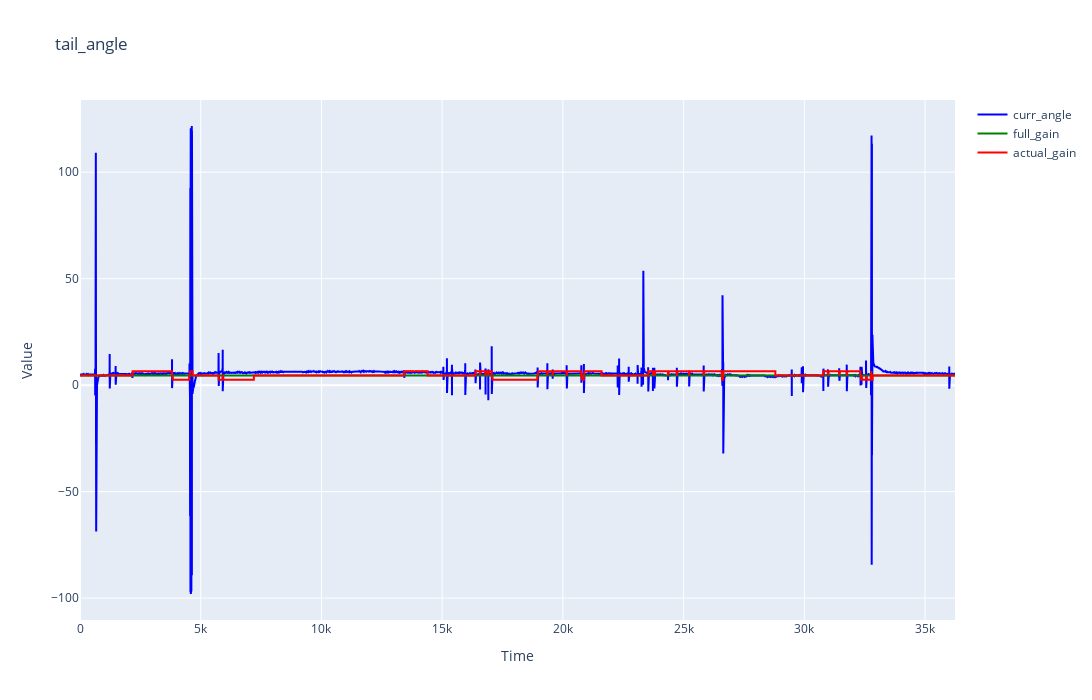

The cell this chart's notebook holds for it:
### Code cell
# print(subtrial_list_index0[0][0].subtrial_matrix['stimulus_data'][:, 10])
import numpy as np
import plotly.graph_objects as go


x = np.linspace(0, 36241, 36242)
y1 = subtrial_list_index0[0][0].subtrial_matrix['stimulus_data'][:, 10]
y2 = 50 * subtrial_list_index0[0][0].subtrial_matrix['stimulus_data'][:, 3] + 2
y3 = 50 * 0.05 * np.ones(36242, dtype=float) + 2

segments_curr_angle = [
    {'start': 0, 'end': 36241, 'color': 'Blue'},
]

segments_actual_gain = [
    {'start': 0, 'end': 36241, 'color': 'Red'},
]

segments_full_gain = [
    {'start': 0, 'end': 36241, 'color': 'Green'},
]

traces = []
for seg in segments_curr_angle:
    x_seg = x[seg['start']:seg['end']]
    y_seg = y1[seg['start']:seg['end']]
    trace = go.Scatter(
        x=x_seg,
        y=y_seg,
        mode='lines',
        line=dict(color=seg['color'], width=2),
        name=f"curr_angle"
    )
    traces.append(trace)

for seg in segments_full_gain:
    x_seg = x[seg['start']:seg['end']]
    y_seg = y3[seg['start']:seg['end']]
    trace = go.Scatter(
        x=x_seg,
        y=y_seg,
        mode='lines',
        line=dict(color=seg['color'], width=2),
        name=f"full_gain"
    )
    traces.append(trace)

for seg in segments_actual_gain:
    x_seg = x[seg['start']:seg['end']]
    y_seg = y2[seg['start']:seg['end']]
    trace = go.Scatter(
        x=x_seg,
        y=y_seg,
        mode='lines',
        line=dict(color=seg['color'], width=2),
        name=f"actual_gain"
    )
    traces.append(trace)
    




fig = go.Figure(data=traces)
fig.update_layout(
    title="tail_angle",
    xaxis_title="Time",
    yaxis_title="Value",
    width=1500,
    height=700
)
fig.show()

### Figure 1 — Plotly figure (JSON) as saved in the notebook; plotly's stock layout.template omitted (floating-point values rounded to 4 significant figures; data arrays with more than 128 entries replaced by an {"elided": "..."} marker saying what was removed)
{"data": [{"line": {"color": "Blue", "width": 2}, "mode": "lines", "name": "curr_angle", "type": "scatter", "x": {"elided": "36241 float values"}, "y": {"elided": "36241 float values"}}, {"line": {"color": "Green", "width": 2}, "mode": "lines", "name": "full_gain", "type": "scatter", "x": {"elided": "36241 float values"}, "y": {"elided": "36241 float values"}}, {"line": {"color": "Red", "width": 2}, "mode": "lines", "name": "actual_gain", "type": "scatter", "x": {"elided": "36241 float values"}, "y": {"elided": "36241 float values"}}], "layout": {"height": 700, "title": {"text": "tail_angle"}, "width": 1500, "xaxis": {"title": {"text": "Time"}}, "yaxis": {"title": {"text": "Value"}}}}
